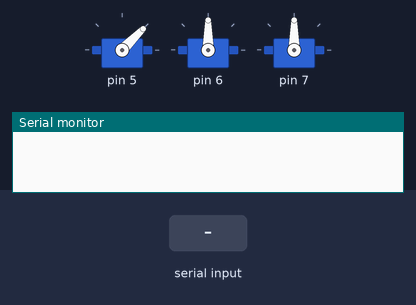
A sketch run on a simulated Arduino Uno, built with avr-gcc and run on an emulated ATmega328P. Parts: 3 × servo, the last lines printed to the serial monitor. The inputs (shaded band) are chosen by the test bench.

Above: at 1.2 s.
1.3 s: "30,150\n" received over Serial
At 2.5 s:
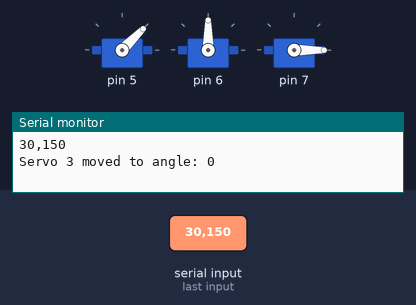
2.8 s: "200\n" received over Serial
At 3.7 s:
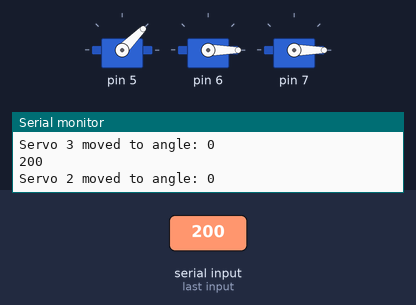
4.3 s: "1,90,45\n" received over Serial
At 5.0 s:
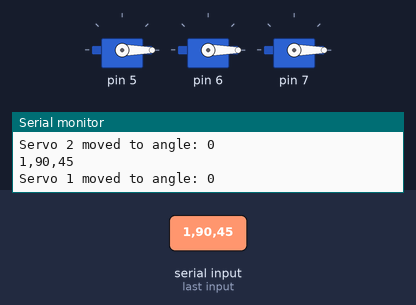
Timing chart, 0 to 7.3 s (numbered marks = the images above; inputs shaded):
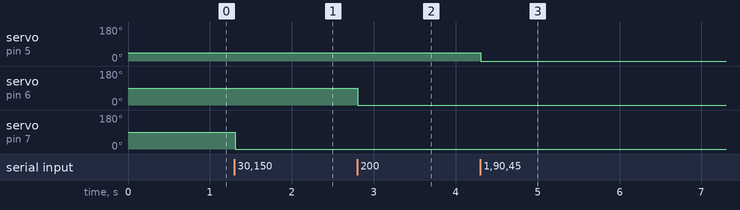

Measured:
- after the input at 1.3 s, servo on pin 7: 90° → 0° at once
- after the input at 2.8 s, servo on pin 6: 90° → 0° at once
- after the input at 4.3 s, servo on pin 5: 45° → 0° at once

The sketch:

banca_servos_3.ino
```cpp
#include <Servo.h>

Servo servos[3];

int angle = 0;

int minAngle = 0;
int maxAngle = 180;

int minPulseWidth = 580;
int maxPulseWidth = 2770;

void setup() {
  Serial.begin(9600);

  servos[0].attach(5, minPulseWidth, maxPulseWidth);
  servos[1].attach(6, minPulseWidth, maxPulseWidth);
  servos[2].attach(7, minPulseWidth, maxPulseWidth);

  servos[0].write(map(45, minAngle, maxAngle, 0, 180));
  servos[1].write(map(90, minAngle, maxAngle, 0, 180));
  servos[2].write(map(90, minAngle, maxAngle, 0, 180));
}

void loop() {
  if (Serial.available() > 0) {
    String input = Serial.readStringUntil('\n');
    if (input.length() > 0) {
      Serial.println(input);
      input.trim();

      if (isdigit(input[0])) {
        int servoNumber = input.substring(0, 1).toInt();
        int servoAngle = input.substring(1).toInt();

        if (servoNumber >= 1 && servoNumber <= 3) {
          servos[servoNumber - 1].write(map(servoAngle, minAngle, maxAngle, 0, 180));
          Serial.print("Servo ");
          Serial.print(servoNumber);
          Serial.print(" moved to angle: ");
          Serial.println(servoAngle);
        }
      }
    }
  }
}
```
